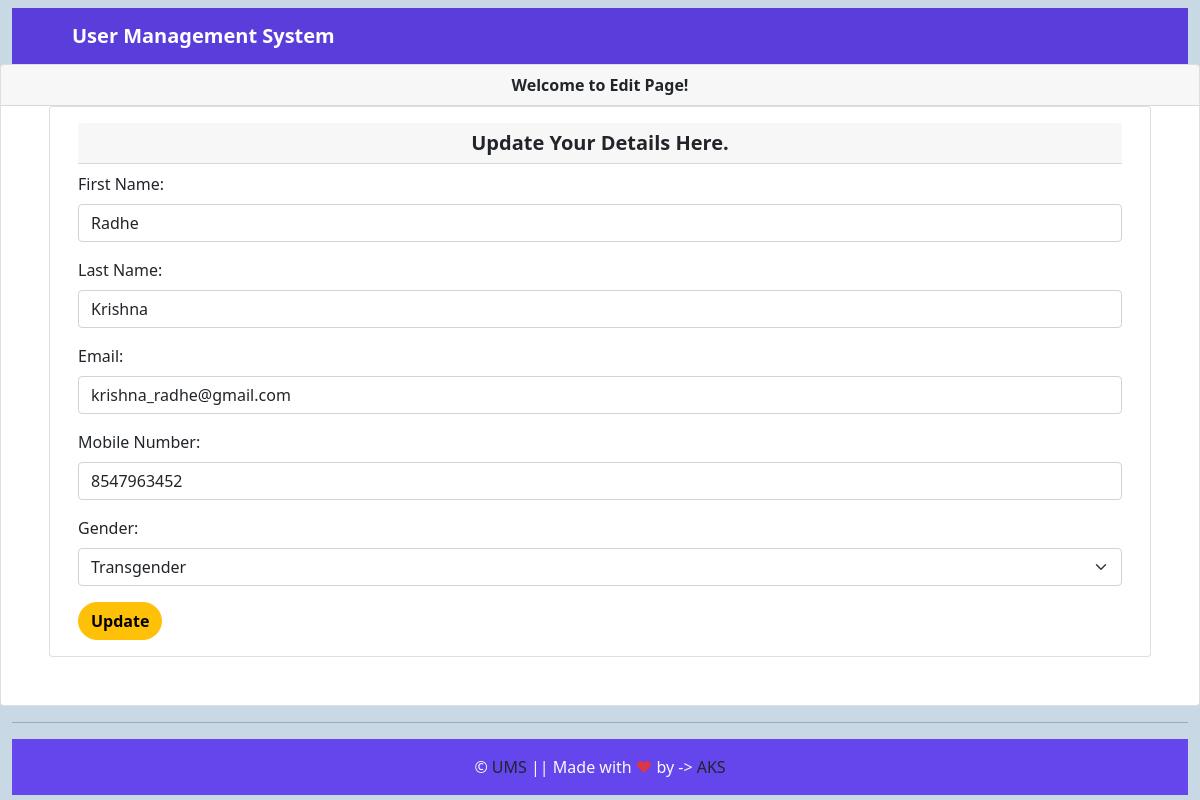
Screenshot of /edit/krishna_radhe@gmail.com (signed in) with the database file from the repository.
### home/models.py (models this page shows)
class UserDetail(models.Model):
    uname = models.OneToOneField(User, null=True, blank=True, on_delete=models.CASCADE)
    email = models.CharField(max_length=200, null=True)
    fname = models.CharField(max_length=200, null=True)
    lname = models.CharField(max_length=200, null=True)
    phone = models.CharField(max_length=200, null=True)
    gender = models.CharField(max_length=200, null=True)
    password = models.CharField(max_length=200, null=True)

### home/views.py (the view)
# urls.py: path('edit/<str:email>', views.edit),
@login_required(login_url='signin')
def edit(request, email):
    user_details = UserDetail.objects.get(email=email)
    return render(request, 'edit.html', {'ud':user_details})

### templates/edit.html (shortened to what this page needs)
{% extends 'base.html' %}
{% block body %}
<div class="card">
    <div class="card-header text-center fw-bold">
        Welcome to Edit Page!
    </div>
    <div class="row m-5 mt-0">
        <div class="card">
            <div class="card-body">
                <h5 class="card-header text-center fw-bold">Update Your Details Here.</h5>
                <form method="POST" action="/update/{{ud.email}}">
                    <div class="mb-3 mt-2">
                        <label for="exampleInputText" class="form-label">First Name:</label>
                        <input type="text" class="form-control" id="exampleInputText" value="{{ud.fname}}" name="fname">
                    </div>
                    <div class="mb-3 mt-2">
                        <label for="exampleInputText" class="form-label">Last Name:</label>
                        <input type="text" class="form-control" id="exampleInputText" value="{{ud.lname}}" name="lname">
                    </div>
                    <div class="mb-3 mt-2">
                        <label for="exampleInputEmail1" class="form-label">Email:</label>
                        <input type="email" class="form-control" id="exampleInputEmail1"
                            aria-describedby="emailHelp" value="{{ud.email}}" name="email">
                    </div>
                    <div class="mb-3 mt-2">
                        <label for="exampleInputText" class="form-label">Mobile Number:</label>
                        <input type="text" class="form-control" id="exampleInputText" value="{{ud.phone}}" name="phone">
                    </div>
                    <div class="mb-3 mt-2">
                        <label for="exampleInputText" class="form-label">Gender:</label>
                        <select name="gender" class="form-select" required>
                            <option class="form-control" style="color:black" value="{{ud.gender}}">{{ud.gender}}</option>
                        </select>
                    </div>
                    <button type="submit" class="btn btn-warning rounded-pill fw-bold ">Update
                    </button>
                </form>
            </div>
        </div>
    </div>
</div>
{% endblock body %}

### rows the page displays
UserDetail: fname "Radhe", lname "Krishna", email "krishna_radhe@gmail.com", phone "8547963452", gender "Transgender"
